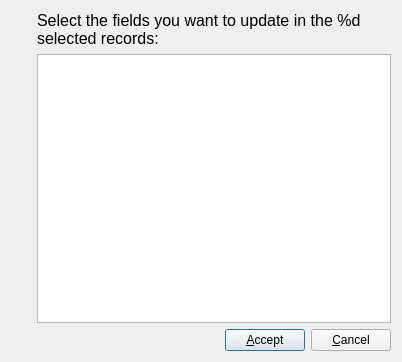
<?xml version="1.0" encoding="UTF-8"?>
<ui version="4.0">
 <class>Dialog</class>
 <widget class="QDialog" name="Dialog">
  <property name="geometry">
   <rect>
    <x>0</x>
    <y>0</y>
    <width>402</width>
    <height>362</height>
   </rect>
  </property>
  <property name="windowTitle">
   <string>Massive Update</string>
  </property>
  <layout class="QHBoxLayout" name="horizontalLayout">
   <item>
    <layout class="QVBoxLayout" name="verticalLayout">
     <item>
      <widget class="QLabel" name="label_2">
       <property name="text">
        <string/>
       </property>
       <property name="pixmap">
        <pixmap resource="common.qrc">:/images/info.png</pixmap>
       </property>
      </widget>
     </item>
     <item>
      <spacer name="verticalSpacer">
       <property name="orientation">
        <enum>Qt::Vertical</enum>
       </property>
       <property name="sizeHint" stdset="0">
        <size>
         <width>20</width>
         <height>40</height>
        </size>
       </property>
      </spacer>
     </item>
    </layout>
   </item>
   <item>
    <layout class="QVBoxLayout" name="verticalLayout_2">
     <item>
      <widget class="QLabel" name="uiMessage">
       <property name="text">
        <string>&lt;!DOCTYPE HTML PUBLIC &quot;-//W3C//DTD HTML 4.0//EN&quot; &quot;http://www.w3.org/TR/REC-html40/strict.dtd&quot;&gt;
&lt;html&gt;&lt;head&gt;&lt;meta name=&quot;qrichtext&quot; content=&quot;1&quot; /&gt;&lt;style type=&quot;text/css&quot;&gt;
p, li { white-space: pre-wrap; }
&lt;/style&gt;&lt;/head&gt;&lt;body style=&quot; font-family:'DejaVu Sans'; font-size:12pt; font-weight:400; font-style:normal;&quot;&gt;
&lt;p style=&quot; margin-top:12px; margin-bottom:12px; margin-left:0px; margin-right:0px; -qt-block-indent:0; text-indent:0px;&quot;&gt;Select the fields you want to update in the %d selected records:&lt;/p&gt;&lt;/body&gt;&lt;/html&gt;</string>
       </property>
       <property name="wordWrap">
        <bool>true</bool>
       </property>
      </widget>
     </item>
     <item>
      <widget class="QListWidget" name="uiFields">
       <property name="selectionMode">
        <enum>QAbstractItemView::MultiSelection</enum>
       </property>
       <property name="viewMode">
        <enum>QListView::ListMode</enum>
       </property>
      </widget>
     </item>
     <item>
      <layout class="QHBoxLayout" name="_2">
       <property name="spacing">
        <number>6</number>
       </property>
       <property name="margin">
        <number>0</number>
       </property>
       <item>
        <layout class="QHBoxLayout" name="_3">
         <property name="spacing">
          <number>6</number>
         </property>
         <property name="margin">
          <number>0</number>
         </property>
         <item>
          <spacer>
           <property name="orientation">
            <enum>Qt::Horizontal</enum>
           </property>
           <property name="sizeHint" stdset="0">
            <size>
             <width>40</width>
             <height>20</height>
            </size>
           </property>
          </spacer>
         </item>
        </layout>
       </item>
       <item>
        <widget class="QPushButton" name="pushAccept">
         <property name="text">
          <string>&amp;Accept</string>
         </property>
         <property name="icon">
          <iconset resource="common.qrc">
           <normaloff>:/images/ok.png</normaloff>:/images/ok.png</iconset>
         </property>
        </widget>
       </item>
       <item>
        <widget class="QPushButton" name="pushCancel">
         <property name="text">
          <string>&amp;Cancel</string>
         </property>
         <property name="icon">
          <iconset resource="common.qrc">
           <normaloff>:/images/cancel.png</normaloff>:/images/cancel.png</iconset>
         </property>
         <property name="shortcut">
          <string>Esc</string>
         </property>
        </widget>
       </item>
      </layout>
     </item>
    </layout>
   </item>
  </layout>
 </widget>
 <resources>
  <include location="common.qrc"/>
  <include location="common.qrc"/>
 </resources>
 <connections>
  <connection>
   <sender>pushAccept</sender>
   <signal>clicked()</signal>
   <receiver>Dialog</receiver>
   <slot>accept()</slot>
   <hints>
    <hint type="sourcelabel">
     <x>171</x>
     <y>344</y>
    </hint>
    <hint type="destinationlabel">
     <x>72</x>
     <y>340</y>
    </hint>
   </hints>
  </connection>
  <connection>
   <sender>pushCancel</sender>
   <signal>clicked()</signal>
   <receiver>Dialog</receiver>
   <slot>reject()</slot>
   <hints>
    <hint type="sourcelabel">
     <x>260</x>
     <y>338</y>
    </hint>
    <hint type="destinationlabel">
     <x>32</x>
     <y>284</y>
    </hint>
   </hints>
  </connection>
 </connections>
</ui>
